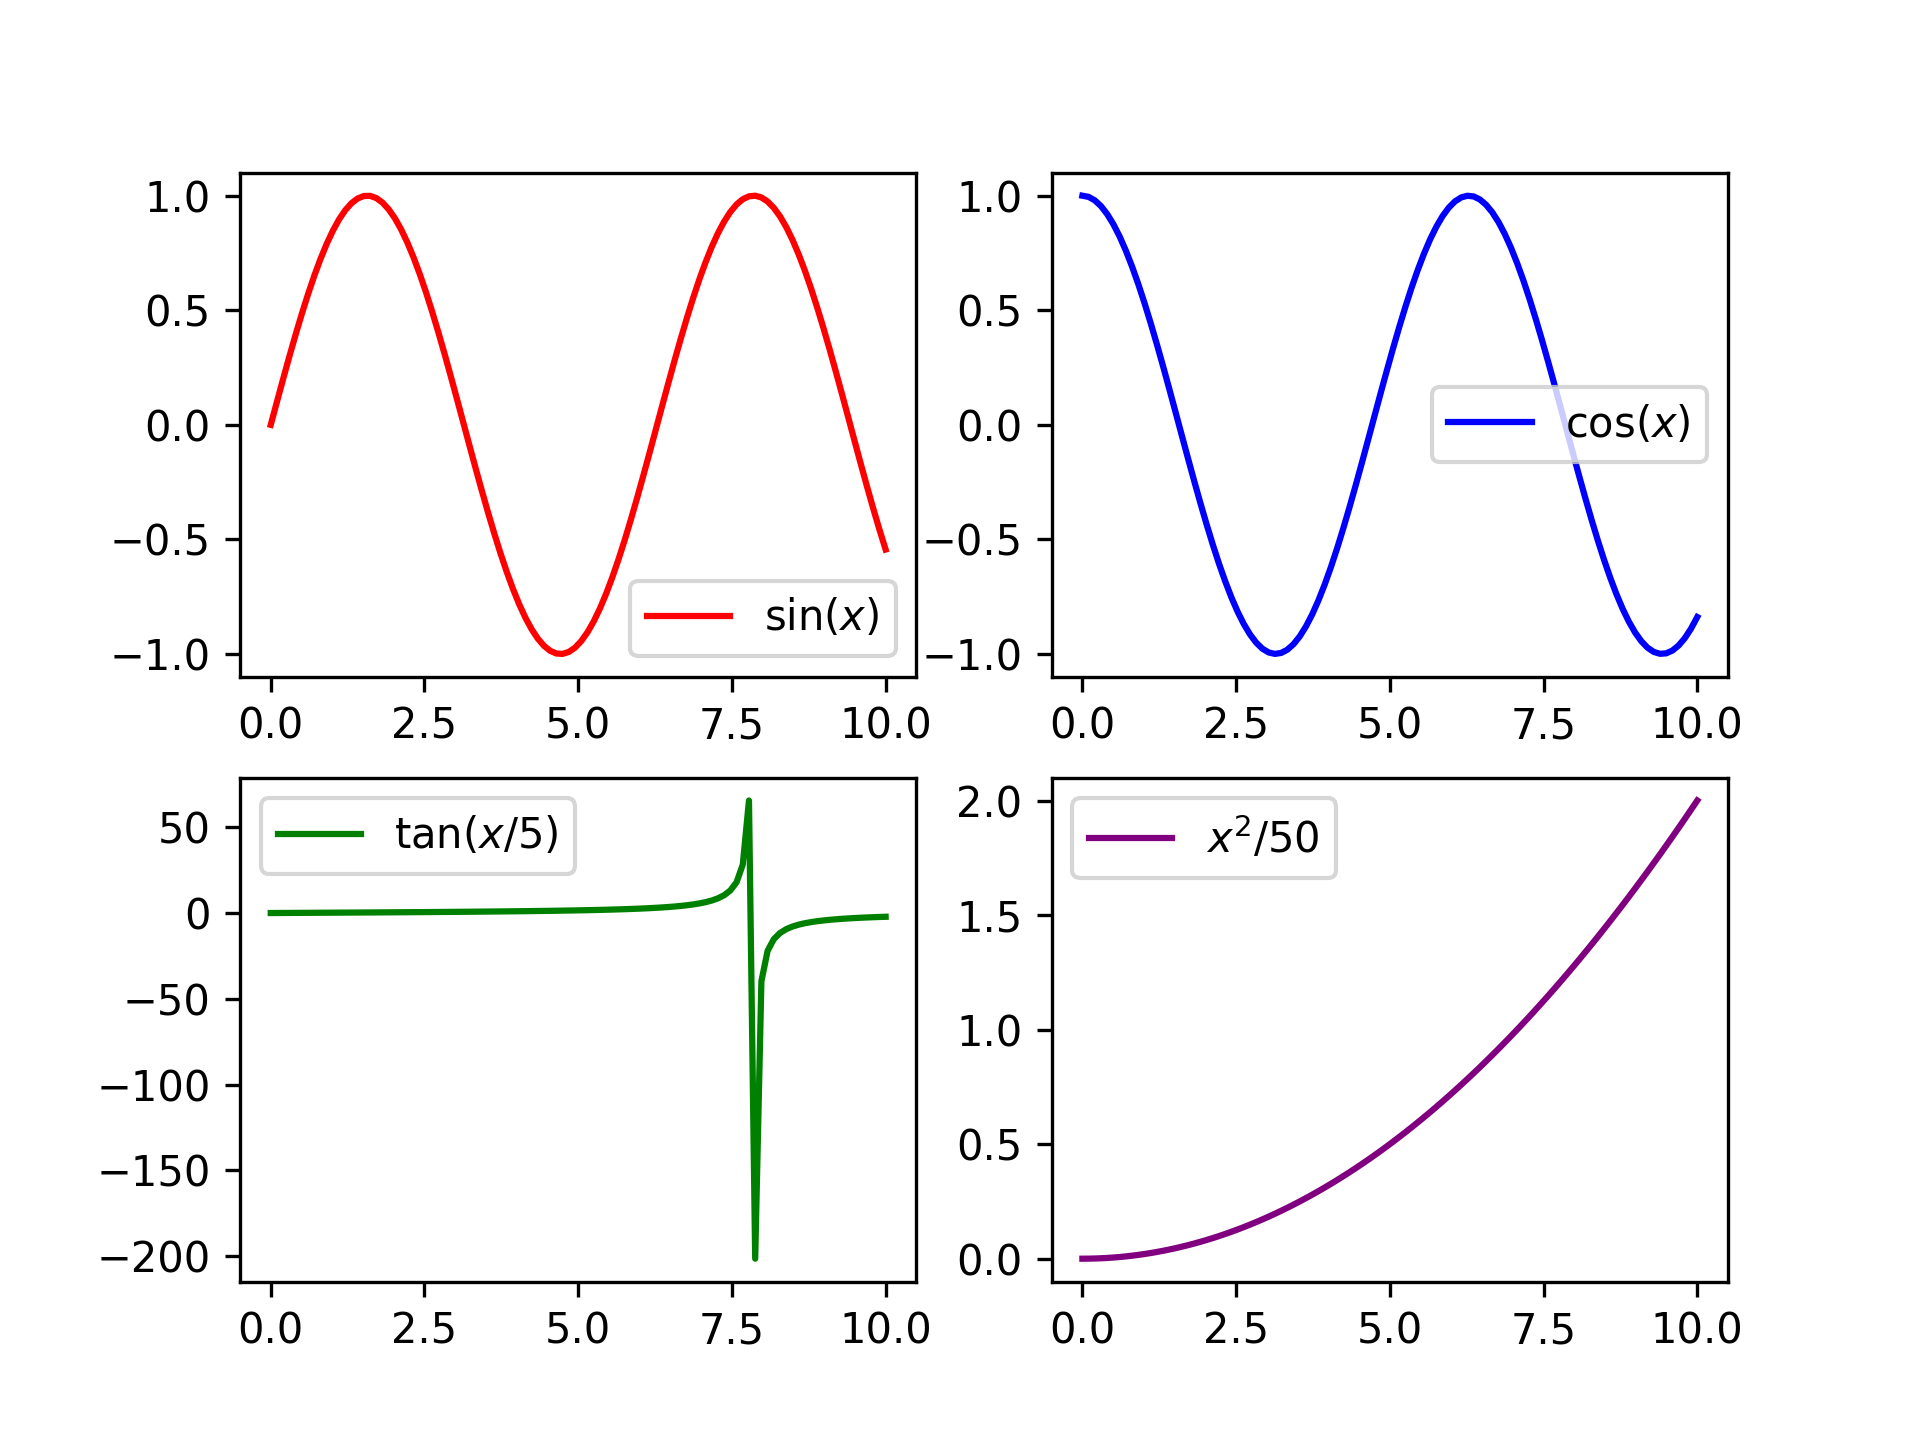

Source code (Python):
"""Created on Mar 08 02:54:14 2026"""

import matplotlib.pyplot as plt
import numpy as np

from plotez import SAVE_DPI, LinePlotConfig, n_plotter

x_data = [np.linspace(0, 10, 100) for _ in range(4)]
y_data = [np.sin(x_data[0]), np.cos(x_data[1]), np.tan(x_data[2] / 5), x_data[3] ** 2 / 50]

config = LinePlotConfig(color=["red", "blue", "green", "purple"])

n_plotter(
    x_data=x_data,
    y_data=y_data,
    n_rows=2,
    n_cols=2,
    data_labels=[r"$\sin(x)$", r"$\cos(x)$", r"$\tan(x/5)$", r"$x^2$/50"],
    plot_config=config,
)

# plt.show()
plt.savefig("RTD_E9_grid_of_four.png", dpi=SAVE_DPI)
plt.close()
